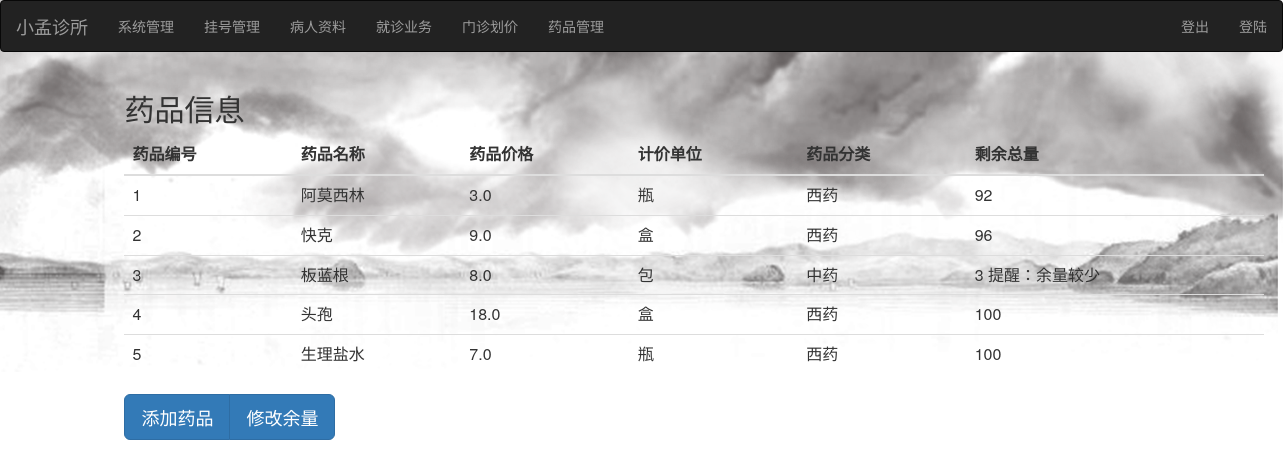
The app's page /doctor/medicine/ (signed in) with its own data.
### doctor/models.py (models this page shows, shortened)
class Medicine(models.Model):
    number = models.IntegerField()
    name = models.CharField(max_length=100)
    price = models.FloatField(default=0)
    unit = models.CharField(max_length=100)
    sort = models.CharField(max_length=100)
    amount = models.IntegerField(default=100)

### doctor/views.py (the view)
@permission_required(perm='doctor.add_medicine',
                     login_url=login_url)
def medicine(request):
    all_medicine = Medicine.objects.order_by('id')
    return render(request, 'medicine/index.html', {'all_medicine': all_medicine})

### doctor/templates/medicine/index.html
{% extends 'polls/index.html' %}
{% block register_form %}
<div class="row">
    <div class="col-sm-1"></div>
  <div class="col-sm-6">
    <div class="container">
  <h2>药品信息</h2>
  <table class="table">
    <thead>
      <tr>
        <th>药品编号</th>
        <th>药品名称</th>
        <th>药品价格</th>
         <th>计价单位</th>
          <th>药品分类</th>
        <th>剩余总量</th>
      </tr>
    </thead>
    <tbody>
      {% for m in all_medicine %}
      <tr>
        <td>{{ m.number }} </td>
        <td>{{ m.name }}</td>
        <td>{{ m.price }}</td>
         <td>{{ m.unit }}</td>
          <td>{{ m.sort }}</td>
        {% if m.amount > 10 %}
        <td>{{ m.amount }}</td>
        {% else %}
        <td>{{ m.amount }}  提醒：余量较少</td>
        {% endif %}
      </tr>
      {% endfor %}
    </tbody>
  </table>
  <div class="btn-group">
  <button type="button" class="btn btn-primary btn-lg"  onclick='location.href="http://localhost:8000/doctor/medicine_add"'>添加药品</button>
  <button type="button" class="btn btn-primary btn-lg" onclick='location.href="http://localhost:8000/doctor/medicine_num"'>修改余量</button>
    </div>
</div>
  </div>
  <div class="col-sm-3"></div>
</div>
{% endblock %}

### records on screen
Medicine: number "1", name "阿莫西林", price "3.0", unit "瓶", sort "西药", amount "92"
Medicine: number "2", name "快克", price "9.0", unit "盒", sort "西药", amount "96"
Medicine: number "3", name "板蓝根", price "8.0", unit "包", sort "中药", amount "3"
Medicine: number "4", name "头孢", price "18.0", unit "盒", sort "西药", amount "100"
Medicine: number "5", name "生理盐水", price "7.0", unit "瓶", sort "西药", amount "100"
